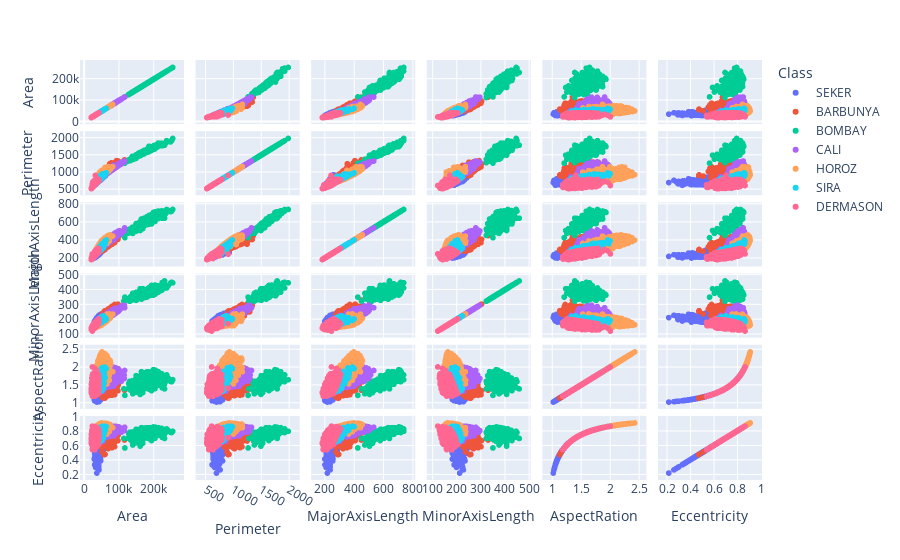

This figure's notebook cell:
### Code cell
columns_to_plot = ['Area', 'Perimeter', 'MajorAxisLength', 'MinorAxisLength', 'AspectRation', 'Eccentricity']

fig = px.scatter_matrix(df, dimensions=columns_to_plot, color='Class')
fig.show()

### Figure 1 — Plotly figure (JSON) as saved in the notebook; plotly's stock layout.template omitted (floating-point values rounded to 4 significant figures; data arrays with more than 128 entries replaced by an {"elided": "..."} marker saying what was removed)
{"data": [{"dimensions": [{"axis": {"matches": true}, "label": "Area", "values": {"elided": "2027 int values"}}, {"axis": {"matches": true}, "label": "Perimeter", "values": {"elided": "2027 float values"}}, {"axis": {"matches": true}, "label": "MajorAxisLength", "values": {"elided": "2027 float values"}}, {"axis": {"matches": true}, "label": "MinorAxisLength", "values": {"elided": "2027 float values"}}, {"axis": {"matches": true}, "label": "AspectRation", "values": {"elided": "2027 float values"}}, {"axis": {"matches": true}, "label": "Eccentricity", "values": {"elided": "2027 float values"}}], "hovertemplate": "Class=SEKER<br>%{xaxis.title.text}=%{x}<br>%{yaxis.title.text}=%{y}<extra></extra>", "legendgroup": "SEKER", "marker": {"color": "#636efa", "symbol": "circle"}, "name": "SEKER", "showlegend": true, "type": "splom"}, {"dimensions": [{"axis": {"matches": true}, "label": "Area", "values": {"elided": "1322 int values"}}, {"axis": {"matches": true}, "label": "Perimeter", "values": {"elided": "1322 float values"}}, {"axis": {"matches": true}, "label": "MajorAxisLength", "values": {"elided": "1322 float values"}}, {"axis": {"matches": true}, "label": "MinorAxisLength", "values": {"elided": "1322 float values"}}, {"axis": {"matches": true}, "label": "AspectRation", "values": {"elided": "1322 float values"}}, {"axis": {"matches": true}, "label": "Eccentricity", "values": {"elided": "1322 float values"}}], "hovertemplate": "Class=BARBUNYA<br>%{xaxis.title.text}=%{x}<br>%{yaxis.title.text}=%{y}<extra></extra>", "legendgroup": "BARBUNYA", "marker": {"color": "#EF553B", "symbol": "circle"}, "name": "BARBUNYA", "showlegend": true, "type": "splom"}, {"dimensions": [{"axis": {"matches": true}, "label": "Area", "values": {"elided": "522 int values"}}, {"axis": {"matches": true}, "label": "Perimeter", "values": {"elided": "522 float values"}}, {"axis": {"matches": true}, "label": "MajorAxisLength", "values": {"elided": "522 float values"}}, {"axis": {"matches": true}, "label": "MinorAxisLength", "values": {"elided": "522 float values"}}, {"axis": {"matches": true}, "label": "AspectRation", "values": {"elided": "522 float values"}}, {"axis": {"matches": true}, "label": "Eccentricity", "values": {"elided": "522 float values"}}], "hovertemplate": "Class=BOMBAY<br>%{xaxis.title.text}=%{x}<br>%{yaxis.title.text}=%{y}<extra></extra>", "legendgroup": "BOMBAY", "marker": {"color": "#00cc96", "symbol": "circle"}, "name": "BOMBAY", "showlegend": true, "type": "splom"}, {"dimensions": [{"axis": {"matches": true}, "label": "Area", "values": {"elided": "1630 int values"}}, {"axis": {"matches": true}, "label": "Perimeter", "values": {"elided": "1630 float values"}}, {"axis": {"matches": true}, "label": "MajorAxisLength", "values": {"elided": "1630 float values"}}, {"axis": {"matches": true}, "label": "MinorAxisLength", "values": {"elided": "1630 float values"}}, {"axis": {"matches": true}, "label": "AspectRation", "values": {"elided": "1630 float values"}}, {"axis": {"matches": true}, "label": "Eccentricity", "values": {"elided": "1630 float values"}}], "hovertemplate": "Class=CALI<br>%{xaxis.title.text}=%{x}<br>%{yaxis.title.text}=%{y}<extra></extra>", "legendgroup": "CALI", "marker": {"color": "#ab63fa", "symbol": "circle"}, "name": "CALI", "showlegend": true, "type": "splom"}, {"dimensions": [{"axis": {"matches": true}, "label": "Area", "values": {"elided": "1928 int values"}}, {"axis": {"matches": true}, "label": "Perimeter", "values": {"elided": "1928 float values"}}, {"axis": {"matches": true}, "label": "MajorAxisLength", "values": {"elided": "1928 float values"}}, {"axis": {"matches": true}, "label": "MinorAxisLength", "values": {"elided": "1928 float values"}}, {"axis": {"matches": true}, "label": "AspectRation", "values": {"elided": "1928 float values"}}, {"axis": {"matches": true}, "label": "Eccentricity", "values": {"elided": "1928 float values"}}], "hovertemplate": "Class=HOROZ<br>%{xaxis.title.text}=%{x}<br>%{yaxis.title.text}=%{y}<extra></extra>", "legendgroup": "HOROZ", "marker": {"color": "#FFA15A", "symbol": "circle"}, "name": "HOROZ", "showlegend": true, "type": "splom"}, {"dimensions": [{"axis": {"matches": true}, "label": "Area", "values": {"elided": "2636 int values"}}, {"axis": {"matches": true}, "label": "Perimeter", "values": {"elided": "2636 float values"}}, {"axis": {"matches": true}, "label": "MajorAxisLength", "values": {"elided": "2636 float values"}}, {"axis": {"matches": true}, "label": "MinorAxisLength", "values": {"elided": "2636 float values"}}, {"axis": {"matches": true}, "label": "AspectRation", "values": {"elided": "2636 float values"}}, {"axis": {"matches": true}, "label": "Eccentricity", "values": {"elided": "2636 float values"}}], "hovertemplate": "Class=SIRA<br>%{xaxis.title.text}=%{x}<br>%{yaxis.title.text}=%{y}<extra></extra>", "legendgroup": "SIRA", "marker": {"color": "#19d3f3", "symbol": "circle"}, "name": "SIRA", "showlegend": true, "type": "splom"}, {"dimensions": [{"axis": {"matches": true}, "label": "Area", "values": {"elided": "3546 int values"}}, {"axis": {"matches": true}, "label": "Perimeter", "values": {"elided": "3546 float values"}}, {"axis": {"matches": true}, "label": "MajorAxisLength", "values": {"elided": "3546 float values"}}, {"axis": {"matches": true}, "label": "MinorAxisLength", "values": {"elided": "3546 float values"}}, {"axis": {"matches": true}, "label": "AspectRation", "values": {"elided": "3546 float values"}}, {"axis": {"matches": true}, "label": "Eccentricity", "values": {"elided": "3546 float values"}}], "hovertemplate": "Class=DERMASON<br>%{xaxis.title.text}=%{x}<br>%{yaxis.title.text}=%{y}<extra></extra>", "legendgroup": "DERMASON", "marker": {"color": "#FF6692", "symbol": "circle"}, "name": "DERMASON", "showlegend": true, "type": "splom"}], "layout": {"dragmode": "select", "legend": {"title": {"text": "Class"}, "tracegroupgap": 0}, "margin": {"t": 60}}}
